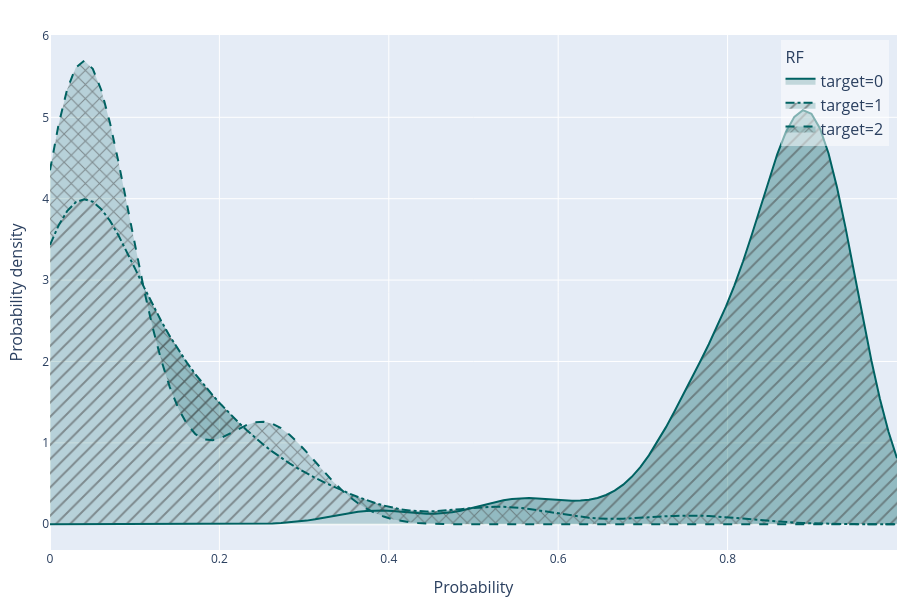

The code cell stored with this chart in its notebook:
### Code cell
# Alguns gráficos permitem escolher a classe alvo a observar
experionml.rf.plot_probabilities(rows="train", target=0)
